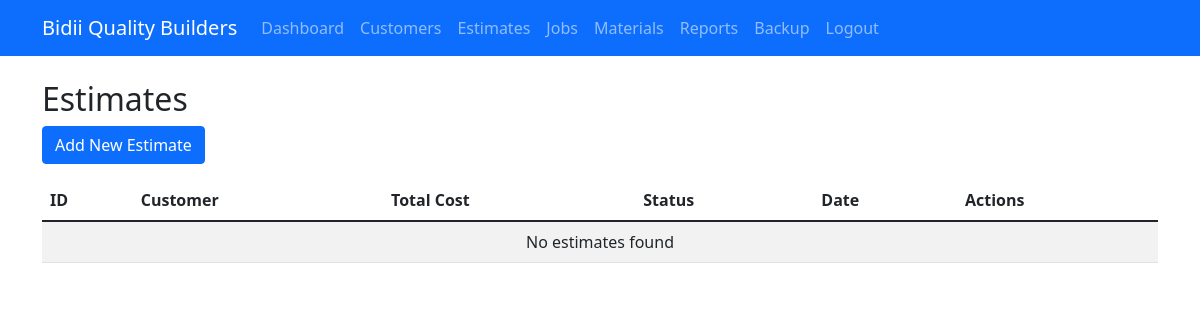
/estimates/ (signed in), run on an earlier commit of the app's database.
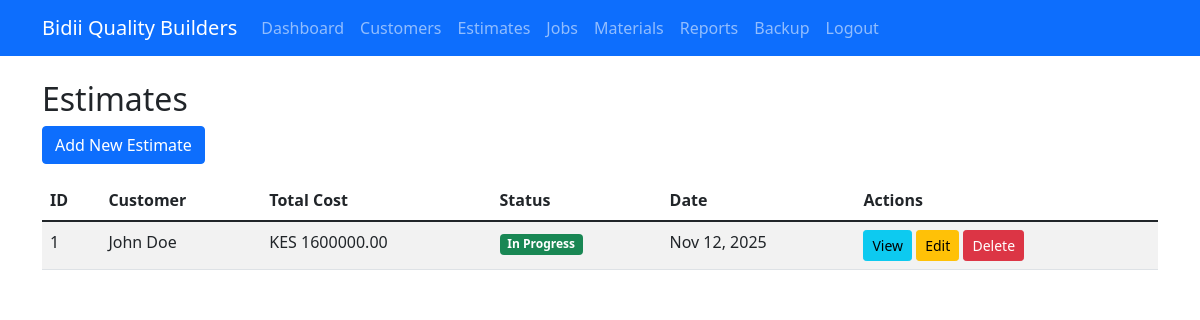
And on a later commit of the database.
### bidii_builders/models.py (models this page shows, shortened)
class Estimate(models.Model):
    ESTIMATE_STATUS_CHOICES = [
        ('pending', 'Pending'),
        ('sent', 'Sent'),
        ('accepted', 'Accepted'),
        ('rejected', 'Rejected'),
        ('in_progress', 'In Progress'),
        ('completed', 'Completed'),
    ]
    customer = models.ForeignKey(Customer, on_delete=models.CASCADE)
    property_obj = models.ForeignKey(Property, on_delete=models.CASCADE, null=True, blank=True)  # Make nullable
    visit_date = models.DateField()
    initial_outline = models.TextField()
    detailed_estimate = models.TextField()
    total_cost = models.DecimalField(max_digits=12, decimal_places=2, default=Decimal('0.00'))
    status = models.CharField(max_length=20, choices=ESTIMATE_STATUS_CHOICES, default='pending')
    estimate_date = models.DateField(auto_now_add=True)
    sent_date = models.DateField(null=True, blank=True)
    accepted_date = models.DateField(null=True, blank=True)
    created_at = models.DateTimeField(auto_now_add=True)
    updated_at = models.DateTimeField(auto_now=True)

class Customer(models.Model):
    user = models.OneToOneField(User, on_delete=models.CASCADE, null=True, blank=True)
    first_name = models.CharField(max_length=100)
    last_name = models.CharField(max_length=100)
    email = models.EmailField()
    phone = models.CharField(max_length=20)
    address = models.TextField()
    created_at = models.DateTimeField(auto_now_add=True)
    updated_at = models.DateTimeField(auto_now=True)
    @property
    def full_name(self):
        return f"{self.first_name} {self.last_name}"

### bidii_builders/views.py (the view)
# urls.py: path('estimates/', views.estimate_list, name='estimate_list'),
@login_required
def estimate_list(request):
    if not request.user.is_staff:
        return redirect('customer_dashboard')
    estimates = Estimate.objects.all()
    return render(request, 'bidii_builders/estimates/list.html', {'estimates': estimates})

### templates/bidii_builders/estimates/list.html (shortened to what this page needs)
{% extends 'base.html' %}
{% block content %}
<div class="row">
    <div class="col-md-12">
        <h2>Estimates</h2>
        <a href="{% url 'estimate_create' %}" class="btn btn-primary mb-3">Add New Estimate</a>
    </div>
</div>
<div class="row">
    <div class="col-md-12">
        <table class="table table-striped">
            <thead>
                <tr>
                    <th>ID</th>
                    <th>Customer</th>
                    <th>Total Cost</th>
                    <th>Status</th>
                    <th>Date</th>
                    <th>Actions</th>
                </tr>
            </thead>
            <tbody>
                {% for estimate in estimates %}
                <tr>
                    <td>{{ estimate.id }}</td>
                    <td>{{ estimate.customer.full_name }}</td>
                    <td>KES {{ estimate.total_cost|floatformat:2 }}</td>
                    <td><span class="badge bg-{{ estimate.status|yesno:"success,warning,primary,secondary,danger,info" }}">{{ estimate.get_status_display }}</span></td>
                    <td>{{ estimate.estimate_date|date:"M d, Y" }}</td>
                    <td>
                        <a href="{% url 'estimate_detail' estimate.id %}" class="btn btn-sm btn-info">View</a>
                        <a href="{% url 'estimate_update' estimate.id %}" class="btn btn-sm btn-warning">Edit</a>
                        <a href="{% url 'estimate_delete' estimate.id %}" class="btn btn-sm btn-danger">Delete</a>
                    </td>
                </tr>
                {% empty %}
                <tr>
                    <td colspan="6" class="text-center">No estimates found</td>
                </tr>
                {% endfor %}
            </tbody>
        </table>
    </div>
</div>
{% endblock %}

What changed in the data, as far as the page shows it:
added Estimate: id "1", customer.full_name "John Doe", total_cost "1600000.00", status "In Progress", estimate_date "Nov 12, 2025"
Also different on the page:
text no longer shown: "No estimates found"
